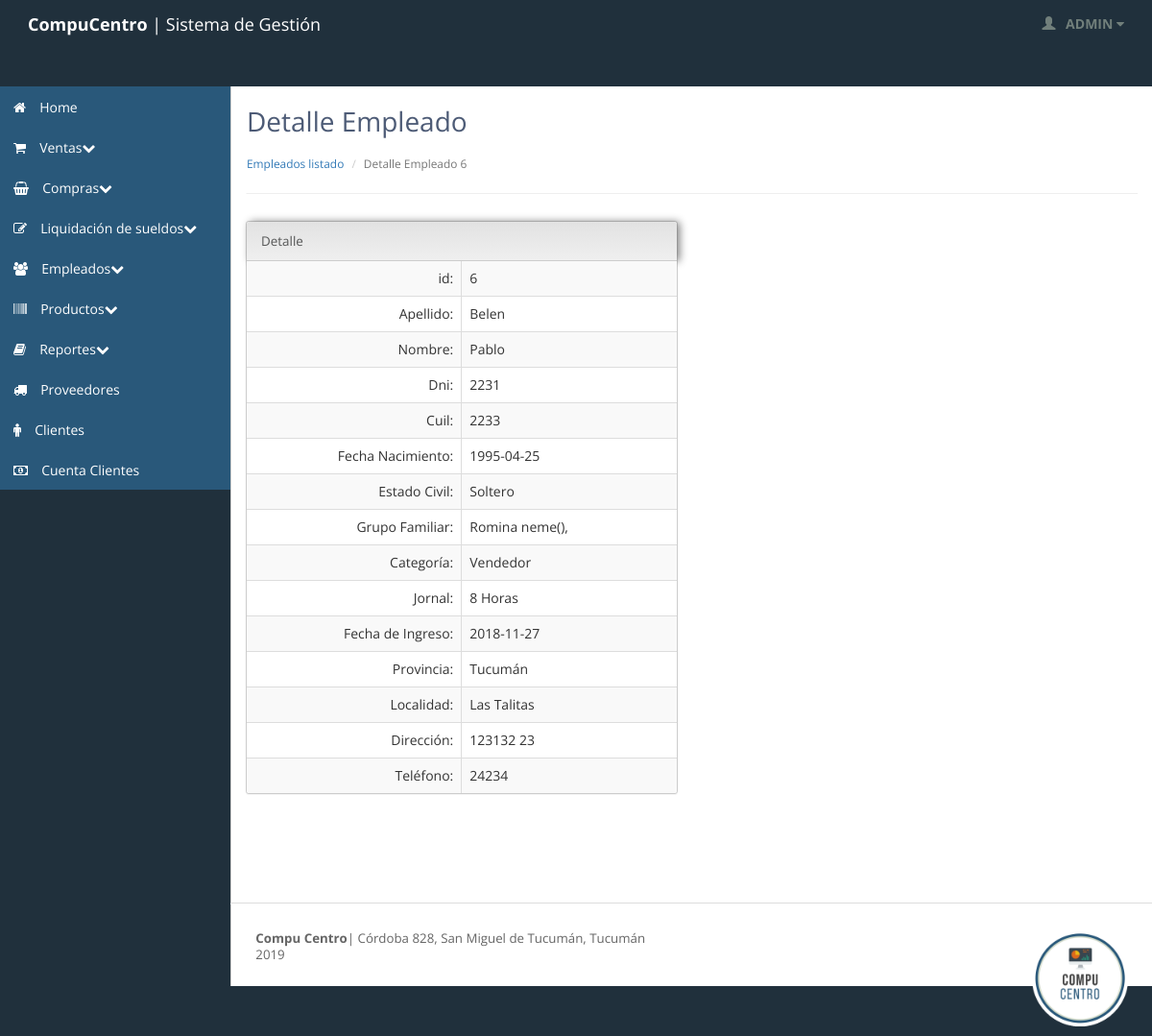
The page /empleado_detalle.php?idempleado=6 (signed in) on the database its author committed.
### tables this page shows
CREATE TABLE `empleado` (
  `idempleado` int(11) NOT NULL,
  `categoriaempleado_idcategoriaempleado` int(11) NOT NULL,
  `nombreempleado` varchar(45) NOT NULL,
  `apellidoempleado` varchar(45) NOT NULL,
  `dniempleado` int(11) NOT NULL,
  `cuilempleado` varchar(45) NOT NULL,
  `estadocivilempleado` varchar(45) DEFAULT NULL,
  `fechanacimientoempleado` date NOT NULL,
  `fechaingresoempleado` date NOT NULL,
  `telefonoempleado` int(11) DEFAULT NULL,
  `horastrabajadas_idhorastrabajadas` int(11) NOT NULL,
  `estado` int(11) NOT NULL,
  `direccion_iddireccion` int(11) NOT NULL
);

CREATE TABLE `grupofamiliar` (
  `idgrupofamiliar` int(11) NOT NULL,
  `empleado_idempleado` int(11) NOT NULL,
  `nombre_pariente` varchar(45) DEFAULT NULL,
  `apellido_pariente` varchar(45) DEFAULT NULL,
  `dni_pariente` int(11) DEFAULT NULL,
  `fechanacimiento_pariente` date DEFAULT NULL,
  `parentesco_idparentesco` int(11) NOT NULL
);

CREATE TABLE `categoriaempleado` (
  `idcategoriaempleado` int(11) NOT NULL,
  `nombrecategoria` varchar(45) DEFAULT NULL,
  `salariobasicocategoria` float DEFAULT NULL
);

CREATE TABLE `horastrabajadas` (
  `idhotastrabajadas` int(11) NOT NULL,
  `cantidadhoras` int(11) NOT NULL
);

CREATE TABLE `provincia` (
  `idprovincia` int(11) NOT NULL,
  `nombreprovincia` varchar(45) NOT NULL
);

CREATE TABLE `localidad` (
  `idlocalidad` int(11) NOT NULL,
  `nombrelocalidad` varchar(45) NOT NULL,
  `provincia_idprovincia` int(11) NOT NULL
);

CREATE TABLE `direccion` (
  `iddireccion` int(11) NOT NULL,
  `calle` varchar(45) NOT NULL,
  `numero` int(11) NOT NULL,
  `manzana` varchar(45) DEFAULT NULL,
  `barrio` varchar(45) DEFAULT NULL,
  `localidad_idlocalidad` int(11) NOT NULL,
  `proveedor_idproveedor` int(11) DEFAULT NULL
);

### inc_empleados/inc_empleado_detalle.php (the view, shortened to what this page needs)
<?php
$idempleado=$_GET['idempleado'];
$empleado="SELECT * FROM empleado
INNER JOIN categoriaempleado ON categoriaempleado_idcategoriaempleado=idcategoriaempleado
INNER JOIN direccion ON direccion_iddireccion=iddireccion
LEFT JOIN localidad ON localidad_idlocalidad=idlocalidad
LEFT JOIN provincia ON provincia_idprovincia=idprovincia
INNER JOIN horastrabajadas ON idhotastrabajadas=horastrabajadas_idhorastrabajadas
WHERE idempleado=$idempleado";
$q_empleado=mysql_query($empleado);
$row_empleado= mysql_fetch_array($q_empleado);
$grupofamiliar="SELECT * FROM grupofamiliar
WHERE empleado_idempleado=$idempleado";
$q_grupofamiliar=mysql_query($grupofamiliar);
?>
<table class='table table-bordered table-striped'>
<tr>
	<td><div align='right'>id: </div></td>
	<td class="col-xs-6 col-sm-6 col-md-6 col-lg-6"><div><?php echo $idempleado; ?></div></td>
</tr>
<tr>
	<td><div align='right'>Apellido: </div></td>
	<td class="col-xs-6 col-sm-6 col-md-6 col-lg-6"><div><?php echo $row_empleado['apellidoempleado'] ?></div></td>
</tr>
<tr>
	<td><div align='right'>Nombre: </div></td>
	<td class="col-xs-6 col-sm-6 col-md-6 col-lg-6"><div><?php echo $row_empleado['nombreempleado'] ?></div></td>
</tr>
<tr>
	<td><div align='right'>Dni: </div></td>
	<td class="col-xs-6 col-sm-6 col-md-6 col-lg-6"><div><?php echo $row_empleado['dniempleado'] ?></div></td>
</tr>
<tr>
	<td><div align='right'>Cuil: </div></td>
	<td class="col-xs-6 col-sm-6 col-md-6 col-lg-6"><div><?php echo $row_empleado['cuilempleado'] ?></div></td>
</tr>
<tr>
	<td><div align='right'>Fecha Nacimiento: </div></td>
	<td class="col-xs-6 col-sm-6 col-md-6 col-lg-6"><div><?php echo $row_empleado['fechanacimientoempleado'] ?></div></td>
</tr>
<tr>
	<td><div align='right'>Estado Civil: </div></td>
	<td class="col-xs-6 col-sm-6 col-md-6 col-lg-6"><div><?php echo $row_empleado['estadocivilempleado'] ?></div></td>
</tr>
<tr>
	<td><div align='right'>Grupo Familiar: </div></td>
	<td class="col-xs-6 col-sm-6 col-md-6 col-lg-6">
		<div>
			<?php
				while ($row_grupo= mysql_fetch_array($q_grupofamiliar)) {
					echo $row_grupo['nombre_pariente']." ".$row_grupo['apellido_pariente']."(".$row_grupo['parentesco']."), ";
				}
			 ?>
		</div>
	</td>
</tr>
<tr>
	<td><div align='right'>Categor&iacute;a: </div></td>
	<td class="col-xs-6 col-sm-6 col-md-6 col-lg-6"><div><?php echo $row_empleado['nombrecategoria'] ?></div></td>
</tr>
<tr>
	<td><div align='right'>Jornal: </div></td>
	<td class="col-xs-6 col-sm-6 col-md-6 col-lg-6"><div><?php echo $row_empleado['cantidadhoras']." Horas" ?></div></td>
</tr>
<tr>
	<td><div align='right'>Fecha de Ingreso: </div></td>
	<td class="col-xs-6 col-sm-6 col-md-6 col-lg-6"><div><?php echo $row_empleado['fechaingresoempleado'] ?></div></td>
</tr>
<tr>
	<td><div align='right'>Provincia: </div></td>
	<td class="col-xs-6 col-sm-6 col-md-6 col-lg-6"><div><?php echo $row_empleado['nombreprovincia'] ?></div></td>
</tr>
<tr>
	<td><div align='right'>Localidad: </div></td>
	<td class="col-xs-6 col-sm-6 col-md-6 col-lg-6"><div><?php echo $row_empleado['nombrelocalidad'] ?></div></td>
</tr>
<tr>
	<td><div align='right'>Direcci&oacute;n: </div></td>
	<td class="col-xs-6 col-sm-6 col-md-6 col-lg-6"><div><?php echo $row_empleado['calle']." ".$row_empleado['numero']." ".$row_empleado['barrio']." ".$row_empleado['manzana'] ?></div></td>
</tr>
<tr>
	<td><div align='right'>Tel&eacute;fono: </div></td>
	<td class="col-xs-6 col-sm-6 col-md-6 col-lg-6"><div><?php echo $row_empleado['telefonoempleado'] ?></div></td>
</tr>
</table>

### stylesheets/theme.css (style rules this page uses)
body { background: #20303c; background-position: initial initial; background-repeat: initial initial; margin: 0px; padding: 0px; }
body, h1, h2, h3, h4, h5, h6, p, a, .h1, .h2, .h3, .h4, .h5, .h6 { font-family: 'Open Sans', helvetica, arial, sans-serif; }
tr:nth-child(2n+1) { background-color: #F2F2F3; }

### rows shown on the page
empleado: apellidoempleado "Belen", nombreempleado "Pablo", dniempleado "2231", cuilempleado "2233", fechanacimientoempleado "1995-04-25", estadocivilempleado "Soltero", categoriaempleado.nombrecategoria "Vendedor", horastrabajadas.cantidadhoras "8", fechaingresoempleado "2018-11-27", provincia.nombreprovincia "Tucumán", localidad.nombrelocalidad "Las Talitas", direccion.calle "123132", direccion.numero "23", telefonoempleado "24234"
grupofamiliar: nombre_pariente "Romina", apellido_pariente "neme"

### other values the page prints
$_SESSION["usuarioactual"] "ADMIN"
$_GET['idempleado'] "6"
$idempleado "6"
